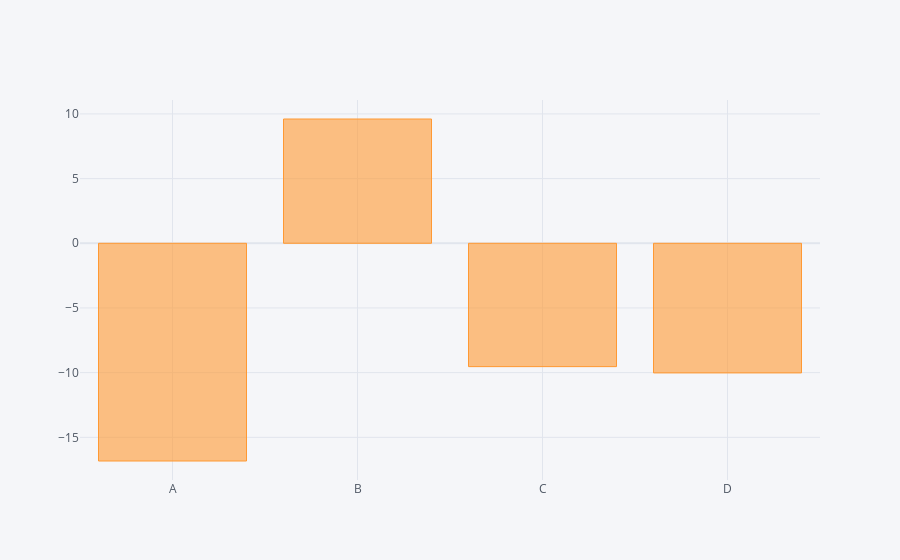

Source (notebook cell):
### Code cell
df.sum().iplot(kind='bar')

### Figure 1 — Plotly figure (JSON) as saved in the notebook; plotly's stock layout.template omitted (floating-point values rounded to 4 significant figures)
{"data": [{"marker": {"color": "rgba(255, 153, 51, 0.6)", "line": {"color": "rgba(255, 153, 51, 1.0)", "width": 1}}, "name": "None", "orientation": "v", "text": "", "type": "bar", "x": ["A", "B", "C", "D"], "y": [-16.83, 9.609, -9.535, -10.02]}], "layout": {"legend": {"bgcolor": "#F5F6F9", "font": {"color": "#4D5663"}}, "paper_bgcolor": "#F5F6F9", "plot_bgcolor": "#F5F6F9", "title": {"font": {"color": "#4D5663"}}, "xaxis": {"gridcolor": "#E1E5ED", "showgrid": true, "tickfont": {"color": "#4D5663"}, "title": {"font": {"color": "#4D5663"}, "text": ""}, "zerolinecolor": "#E1E5ED"}, "yaxis": {"gridcolor": "#E1E5ED", "showgrid": true, "tickfont": {"color": "#4D5663"}, "title": {"font": {"color": "#4D5663"}, "text": ""}, "zerolinecolor": "#E1E5ED"}}}
